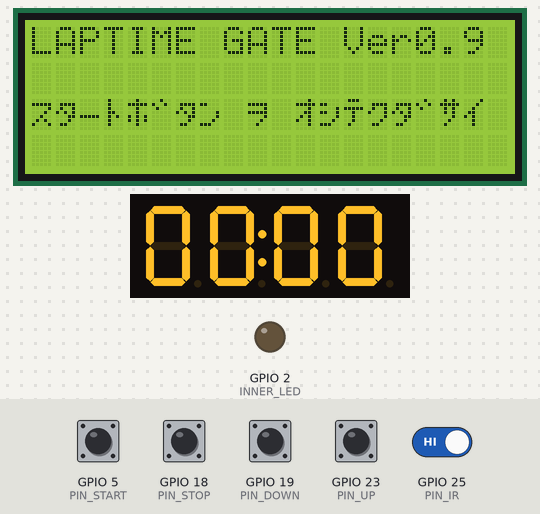
Recording of a sketch running on a simulated ESP32. Parts: 20×4 character LCD, 4-digit seven-segment display, output pins drawn as LEDs (lit = HIGH). The inputs (shaded band) are chosen by the test bench; at power-on: GPIO 5 (PIN_START), GPIO 18 (PIN_STOP), GPIO 19 (PIN_DOWN), GPIO 23 (PIN_UP), GPIO 25 (PIN_IR) HIGH. What the sketch prints to the serial monitor is not drawn.

Above: at 1.3 s.
1.4 s: GPIO 19 (PIN_DOWN) pulled LOW for 0.15 s
At 2.6 s:
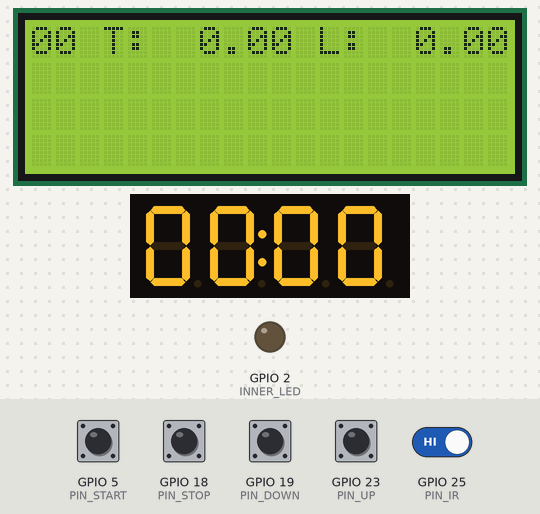
3.0 s: GPIO 5 (PIN_START) pulled LOW for 0.15 s
At 4.2 s:
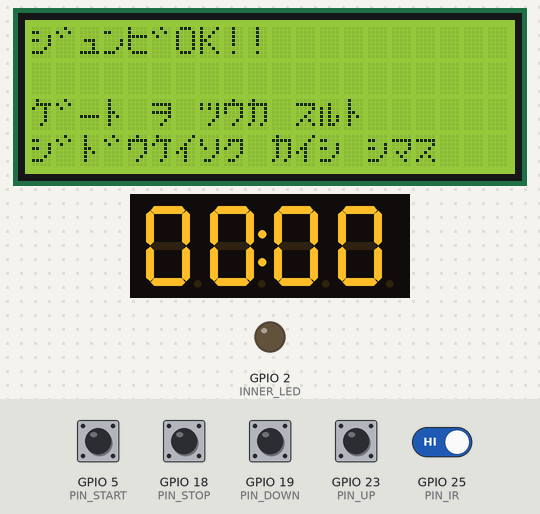
4.6 s: GPIO 18 (PIN_STOP) pulled LOW for 0.15 s
At 5.4 s:
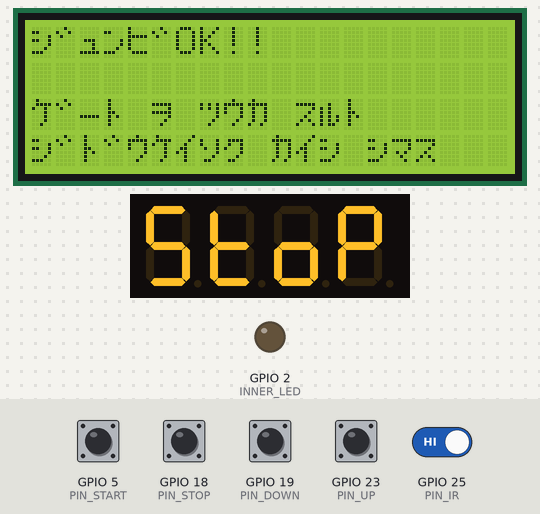
6.2 s: GPIO 23 (PIN_UP) pulled LOW for 0.15 s
At 6.9 s:
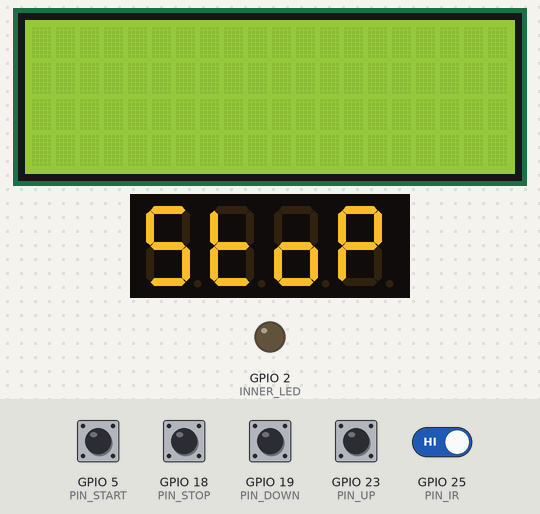
7.8 s: GPIO 5 (PIN_START) pulled LOW for 1 s
At 8.2 s:
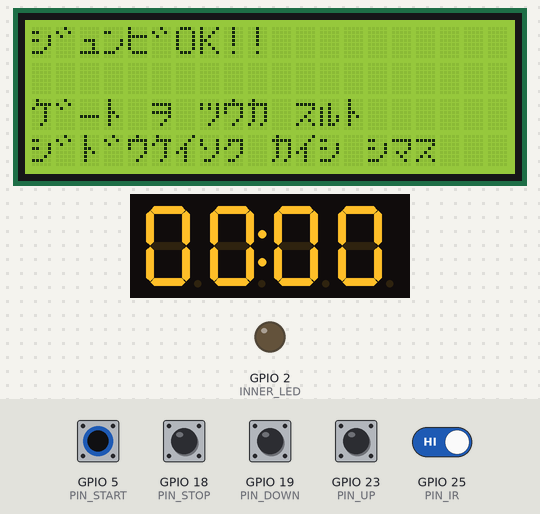
10.3 s: GPIO 18 (PIN_STOP) pulled LOW for 1 s
At 10.7 s:
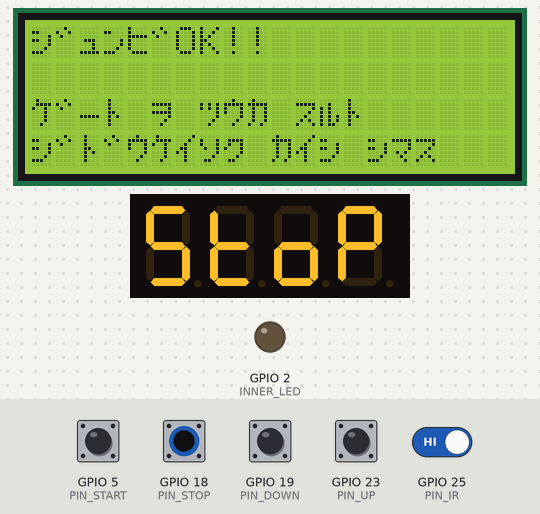
Timing chart, 0 to 13.3 s (numbered marks = the images above; inputs shaded):
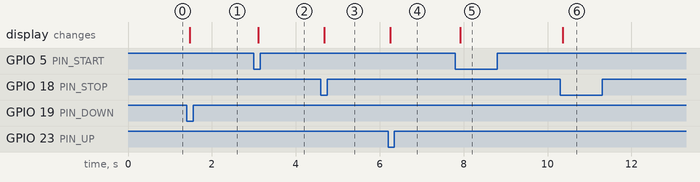

Measured:
- after the input at 1.4 s, the display: changes after 0.07 s (image 1)
- after the input at 3.0 s, the display: changes after 0.11 s (image 2)
- after the input at 4.6 s, the display: changes after 0.07 s (image 3)
- after the input at 6.2 s, the display: changes after 0.05 s (image 4)
- after the input at 7.8 s, the display: changes after 0.12 s (image 5)
- after the input at 10.3 s, the display: changes after 0.07 s (image 6)

The sketch:

laptime_gate.ino
```cpp
#include "esp_system.h"
#include <TM1637Display.h> //TM1637 by Avishay Orpaz ver1.2.0
#include <LCD_I2C.h>

#define INNER_LED 2
#define PIN_START 5
#define PIN_STOP 18
#define PIN_DOWN 19
#define PIN_UP   23
#define PIN_IR   25

#define BUTTON_DOWN LOW
#define BUTTON_UP   HIGH
#define IR_DETECTED HIGH
#define IR_NODETECT LOW

//TM1637 by Avishay Orpaz ver1.2.0
#define CLK 15
#define DIO 4
TM1637Display display7seg(CLK, DIO);
uint8_t data7seg[] = { 0xff, 0xff, 0xff, 0xff }; // all '1'

LCD_I2C lcd(0x27, 20, 4);

enum state {
    state_stop,
    state_ready,
    state_run,
    stete_finish};
enum state state_mode = state_stop;

typedef struct laptime_ {
  uint32_t count;
  uint32_t time_ms;
  uint32_t lap_ms;
} laptime;

#define LAPTIME_COUNT_MAX 99
laptime laptime_list[LAPTIME_COUNT_MAX] = {0};
uint32_t laptime_count = 0;

const uint32_t button_count_detect = 5;
uint32_t button_count_run = 0;
uint32_t button_count_stop = 0;
uint32_t button_count_up = 0;
uint32_t button_count_down = 0;
uint32_t cursor_lap_index = 0;

// ConvStr function from(https://synapse.kyoto/)
String ConvStr(String str)
{
  struct LocalFunc{ // for defining local function
    static uint8_t CodeUTF8(uint8_t ch)
    {
      static uint8_t OneNum=0; // Number of successive 1s at MSBs first byte (Number of remaining bytes)
      static uint16_t Utf16; // UTF-16 code for multi byte character
      static boolean InUtf16Area; // Flag that shows character can be expressed as UTF-16 code

      if(OneNum==0) { // First byte
        uint8_t c;

        // Get OneNum
        c=ch;
        while(c&0x80) {
          c<<=1;
          OneNum++;
        } // while

        if(OneNum==1 || OneNum>6) { // First byte is in undefined area
          OneNum=0;
          return ch;
        } else if(OneNum==0) { // 1-byte character
          return ch;
        } else { // Multi byte character
          InUtf16Area=true;
          Utf16=ch&((1<<(7-OneNum--))-1); // Get first byte
        } // if
      } else { // not first byte
        if((ch&0xc0)!=0x80) { // First byte appears illegally
          OneNum=0;
          return ch;
        } // if
        if(Utf16&0xfc00) InUtf16Area=false;
        Utf16=(Utf16<<6)+(ch&0x3f);
        if(--OneNum==0) { // Last byte
          return (InUtf16Area && Utf16>=0xff61 && Utf16<=0xff9f) ? Utf16-(0xff61-0xa1) // kana
                                                                 : ' ';                // other character
        } // if
      } // if

      return 0;
    }; // CodeUTF8
  }; // LocalFunc

  const char charA[]="ｱ";
  if(*charA=='\xb1') return str;
  String result="";
  for(int i=0; i<str.length(); i++) {
    uint8_t b=LocalFunc::CodeUTF8((uint8_t)str.c_str()[i]);
    if(b) {
      result+=(char)b;
    } // if
  } // for i
  return result;
} // ConvStr

void setup() {
    Serial.begin(115200);
    pinMode(PIN_START, INPUT_PULLUP);
    pinMode(PIN_STOP, INPUT_PULLUP);
    pinMode(PIN_DOWN, INPUT_PULLUP);
    pinMode(PIN_UP, INPUT_PULLUP);
    pinMode(PIN_IR, INPUT);

    pinMode(INNER_LED, OUTPUT);
    digitalWrite(INNER_LED, LOW);

    display7seg.setBrightness(0x02);

    lcd.begin();
    lcd.clear();
    lcd.backlight();
    lcd.setCursor(0, 0);
    lcd.print(ConvStr("LAPTIME GATE Ver0.9"));
    lcd.setCursor(0, 1);
    lcd.print(ConvStr("　"));
    lcd.setCursor(0, 2);
    lcd.print(ConvStr("ｽﾀｰﾄﾎﾞﾀﾝ ｦ ｵｼﾃｸﾀﾞｻｲ"));
    lcd.setCursor(0, 3);
    lcd.print(ConvStr("　"));

    state_mode = state_stop;
    display7seg.showNumberDecEx(0, 0x40, true);

    xTaskCreatePinnedToCore(loop2, "loop2", 4096, NULL, 2, NULL, 0);
    xTaskCreatePinnedToCore(loop3, "loop3", 4096, NULL, 1, NULL, 0);
    Serial.println("setup finished.");
}

// 7segment manuary
//     a0
//  f5    b1
//     g6
//  e4    c2
//     d3
void display_7seg_stop(){
    data7seg[0] = (1<<0) | (0<<1) | (1<<2) | (1<<3) | (0<<4) | (1<<5) | (1<<6); // S
    data7seg[1] = (0<<0) | (0<<1) | (0<<2) | (1<<3) | (1<<4) | (1<<5) | (1<<6); // t
    data7seg[2] = (0<<0) | (0<<1) | (1<<2) | (1<<3) | (1<<4) | (0<<5) | (1<<6); // o
    data7seg[3] = (1<<0) | (1<<1) | (0<<2) | (0<<3) | (1<<4) | (1<<5) | (1<<6); // p
    display7seg.setSegments(data7seg);
}

static uint32_t count_for_display = 0;
static uint32_t laptime_count_latest = 0;

static const uint32_t gap_ignore_time = 300;
static const uint32_t laptime_hold_time = 700;

// loop for laptime
void loop2(void * params) {
    uint8_t ir_prev = digitalRead(PIN_IR);
    uint8_t ir_curr = ir_prev;
    uint32_t millis_curr = 0;
    uint32_t millis_run_started = 0;
    uint32_t millis_lap_started = 0;
    uint32_t millis_tail_started = 0;
    uint32_t millis_laptime_hold = 0;
    uint32_t latest_lap_ms = 0;
    while (true) {
        ir_prev = ir_curr;
        ir_curr = digitalRead(PIN_IR);
        millis_curr = (uint32_t)millis();
        if (state_mode == state_run) {
            if (ir_prev==IR_NODETECT && ir_curr==IR_DETECTED) {
                uint32_t elapsed_from_tail = millis_curr - millis_tail_started;
                if (gap_ignore_time < elapsed_from_tail) {
                    // append recorde
                    uint32_t laptime_index = laptime_count;
                    laptime_list[laptime_index].count = laptime_index + 1;
                    laptime_list[laptime_index].time_ms = (uint32_t)(millis_curr-millis_run_started);
                    laptime_list[laptime_index].lap_ms = (uint32_t)(millis_curr-millis_lap_started);
                    latest_lap_ms = (uint32_t)(millis_curr-millis_lap_started);
                    laptime_count++;
                    if (LAPTIME_COUNT_MAX <= laptime_count) {
                        // overflow finish
                        state_mode = state_stop;
                        cursor_lap_index = laptime_count-1;
                        display_lcd_lap_record(cursor_lap_index);
                    }
                    millis_lap_started = millis_curr;
                    millis_laptime_hold = millis_curr + laptime_hold_time;
                }
            } else if (ir_prev==IR_DETECTED && ir_curr==IR_NODETECT) {
                millis_tail_started = millis_curr;
            }
            if (millis_laptime_hold < millis_curr) {
                count_for_display = (uint32_t)(millis_curr-millis_lap_started)/10;
            } else {
                count_for_display = latest_lap_ms / 10;
            }
        } else if ( state_mode == state_ready) {
            if (ir_prev==IR_NODETECT && ir_curr == IR_DETECTED) {
                millis_run_started = millis_curr;
                millis_lap_started = millis_curr;
                millis_tail_started = millis_curr;
                laptime_count = 0;
                laptime_count_latest = 0;
                state_mode = state_run;
            }
        }
        delay(2);
    }
}

// loop for display7seg
void loop3(void * params) {
    uint32_t count_latest = 0;
    enum state state_mode_prev = state_stop;
    while (true) {
        if (state_mode == state_run) {
            display7seg.showNumberDecEx(count_for_display, 0x40, true);
        } else if (state_mode_prev != state_mode) {
            state_mode_prev = state_mode;
            if (state_mode == state_stop) {
                display_7seg_stop();
            } else if (state_mode == state_ready) {
                display7seg.showNumberDecEx(0, 0x40, true);
            }
        }
        delay(5);
    }
}

void display_lcd_lap_latest(int count) {
    lcd.clear();
    for (int i=0; i<4; i++) {
        // format '99 T:000.00 L:000.00'
        int index = count-1-i;
        if (index < 0) {
            //skip
        } else {
            char buf_all[24];
            char buf_time[8];
            char buf_laps[8];
            double time_10ms = (double)(laptime_list[index].time_ms/10) * 0.01;
            double lap_10ms = (double)(laptime_list[index].lap_ms/10) * 0.01;
            dtostrf(time_10ms, 6, 2, buf_time);
            dtostrf(lap_10ms, 6, 2, buf_laps);
            sprintf(buf_all,"%02d T:%s L:%s",(int)laptime_list[index].count, buf_time, buf_laps);
            lcd.setCursor(0, i);
            lcd.print(String(buf_all));
        }
    }
}

void display_lcd_lap_record(int cursor) {
    lcd.clear();
    for (int i=0; i<4; i++) {
        // format '99 T:000.00 L:000.00'
        int index = cursor-i;
        if (index < 0) {
            // skip
        } else {
            char buf_all[24];
            char buf_time[8];
            char buf_laps[8];
            double time_10ms = (double)(laptime_list[index].time_ms/10) * 0.01;
            double lap_10ms = (double)(laptime_list[index].lap_ms/10) * 0.01;
            dtostrf(time_10ms, 6, 2, buf_time);
            dtostrf(lap_10ms, 6, 2, buf_laps);
            sprintf(buf_all,"%02d T:%s L:%s",(int)laptime_list[index].count, buf_time, buf_laps);
            lcd.setCursor(0, i);
            lcd.print(String(buf_all));
        }
    }
}

//loop main
void loop() {
    // button events with chattering workaround
    // button run
    if (digitalRead(PIN_START)==BUTTON_DOWN) {
        if (++button_count_run == button_count_detect) {
            // stop -> start
            if (state_mode == state_stop) {
                state_mode = state_ready;
                lcd.clear();
                lcd.setCursor(0, 0);
                lcd.print(ConvStr("ｼﾞｭﾝﾋﾞOK!!"));
                lcd.setCursor(0, 1);
                lcd.print(ConvStr(" "));
                lcd.setCursor(0, 2);
                lcd.print(ConvStr("ｹﾞｰﾄ ｦ ﾂｳｶ ｽﾙﾄ"));
                lcd.setCursor(0, 3);
                lcd.print(ConvStr("ｼﾞﾄﾞｳｹｲｿｸ ｶｲｼ ｼﾏｽ"));
            }
        }
    } else {
        button_count_run = 0;
    }
    // button stop
    if (digitalRead(PIN_STOP)==BUTTON_DOWN) {
        if (++button_count_stop == button_count_detect) {
            if (state_mode == state_run || state_mode == state_ready) {
                state_mode = state_stop;
                cursor_lap_index = laptime_count-1;
            }
        }
    } else {
        button_count_stop = 0;
    }
    // buton up
    if (digitalRead(PIN_UP)==BUTTON_DOWN) {
        if (++button_count_up == button_count_detect) {
            if (state_mode == state_stop) {
                Serial.print("cursor_lap_index"); Serial.println(cursor_lap_index);
                Serial.print("laptime_count"); Serial.println(laptime_count);
                if (cursor_lap_index+4 < laptime_count) {
                    cursor_lap_index += 4;
                }
                display_lcd_lap_record(cursor_lap_index);
            }
        }
    } else {
        button_count_up = 0;
    }
    // button down
    if (digitalRead(PIN_DOWN)==BUTTON_DOWN) {
        if (++button_count_down == button_count_detect) {
            if (state_mode == state_stop) {
                Serial.print("cursor_lap_index"); Serial.println(cursor_lap_index);
                Serial.print("laptime_count"); Serial.println(laptime_count);
                if (4 <= cursor_lap_index) {
                    cursor_lap_index -= 4;
                }
                display_lcd_lap_record(cursor_lap_index);
            }
        }
    } else {
        button_count_down = 0;
    }

    //display lcd
    if (state_mode == state_run) {
        if (laptime_count_latest < laptime_count) {
            laptime_count_latest = laptime_count;
            display_lcd_lap_latest(laptime_count_latest);
        } else if (laptime_count == 0) {
            lcd.clear();
        }
    }
    delay(10);
}
```
